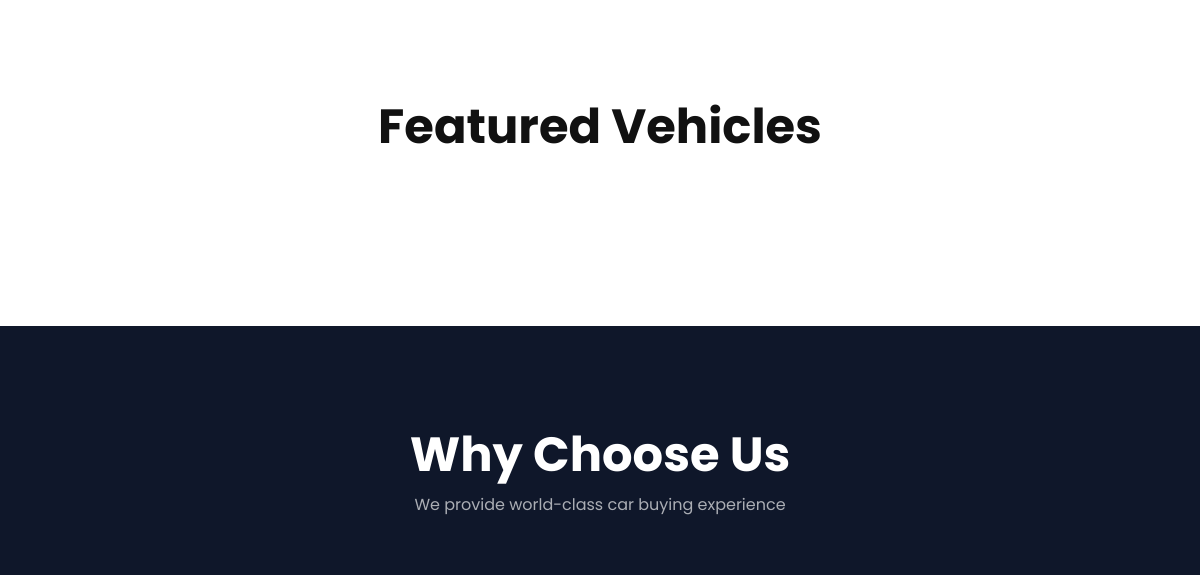
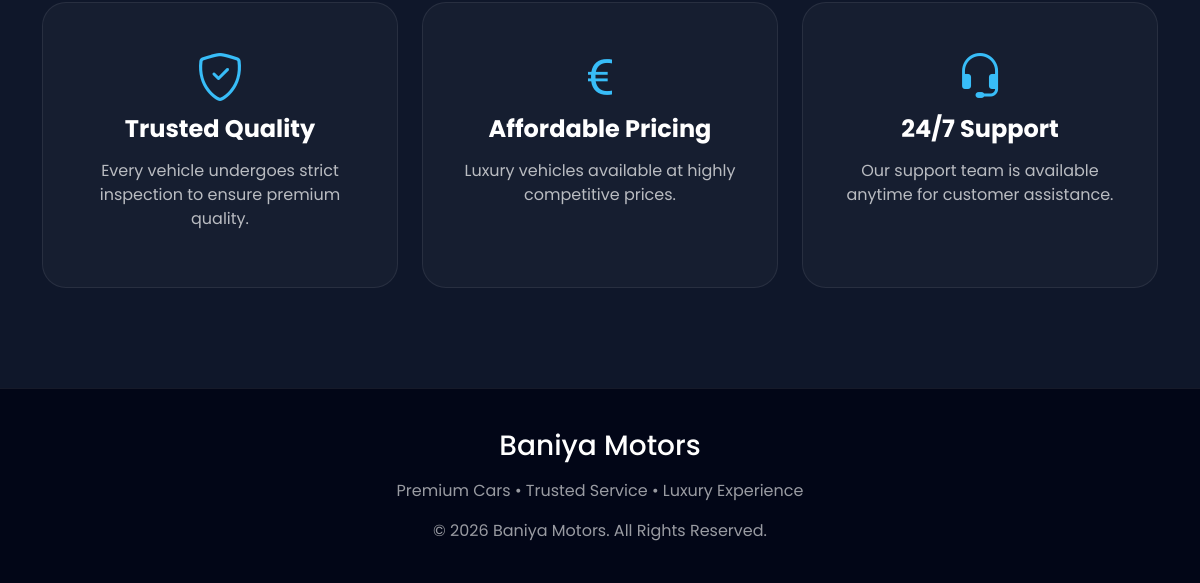
The app's page / (lower part), older data (2 pictures, top to bottom).
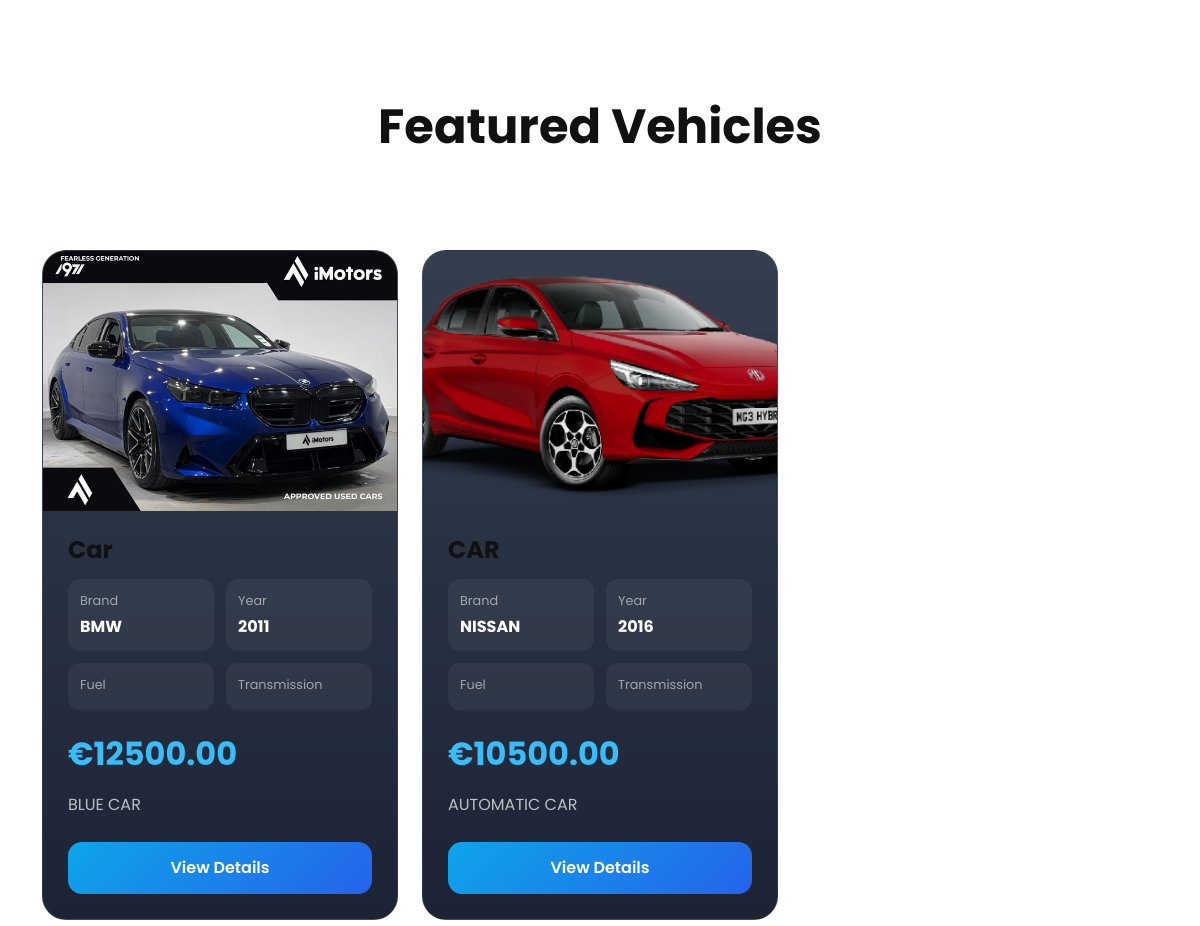
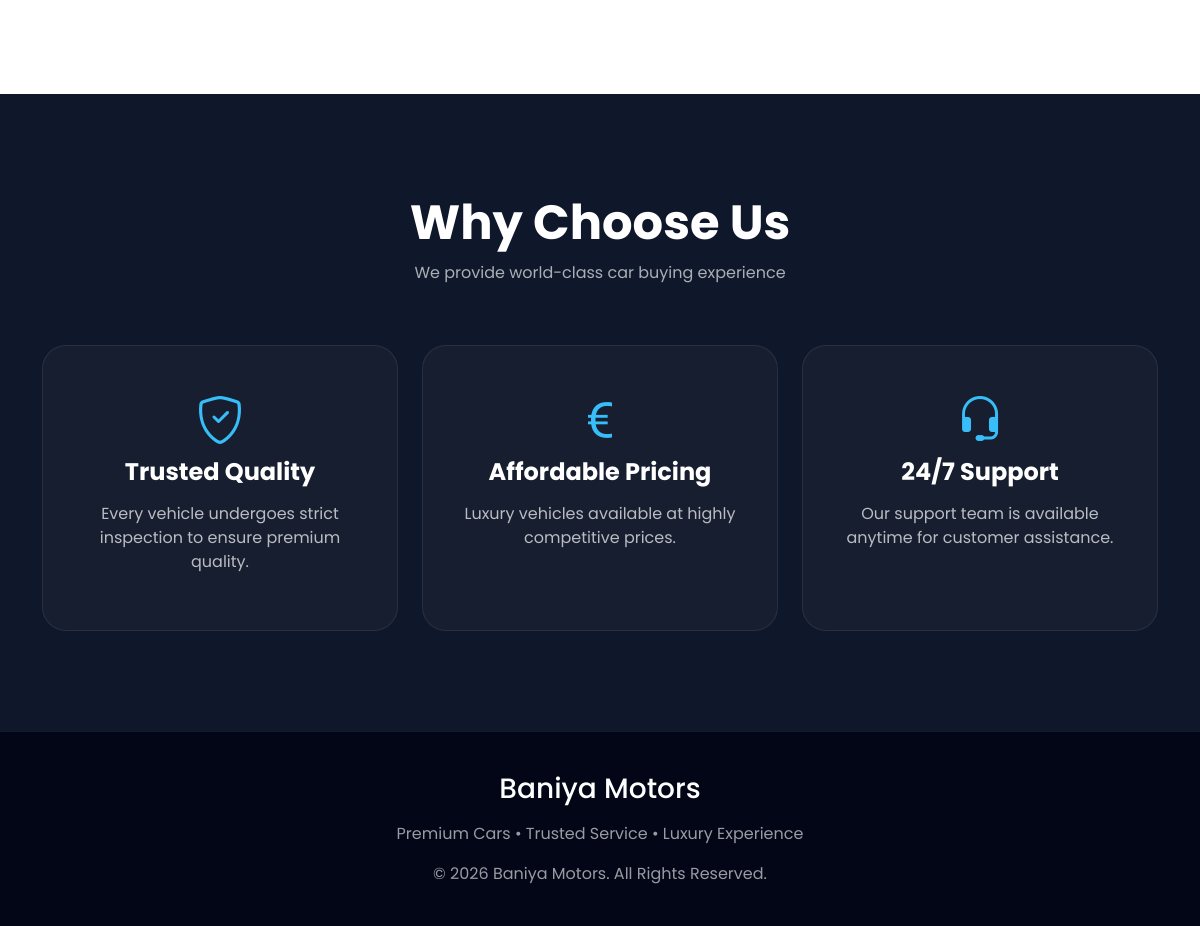
The same page, newer data (2 pictures, top to bottom).
### cars/models.py (models this page shows, shortened)
class Car(models.Model):
    title = models.CharField(max_length=200)
    brand = models.CharField(max_length=100)
    year = models.IntegerField()
    price = models.DecimalField(max_digits=10, decimal_places=2)
    description = models.TextField()
    image = models.ImageField(upload_to='cars/')
    created_at = models.DateTimeField(auto_now_add=True)

### cars/views.py (the view)
# urls.py: path('', views.home, name='home'),
def home(request):
    cars = Car.objects.all().order_by('-created_at')
    return render(request, 'index.html', {'cars': cars})

### templates/index.html (shortened to what this page needs)
{% load static %}
<!DOCTYPE html>
<html lang="en">
<head>
    <link href="https://cdn.jsdelivr.net/npm/bootstrap@5.3.3/dist/css/bootstrap.min.css" rel="stylesheet">
    <link rel="stylesheet" href="https://cdn.jsdelivr.net/npm/bootstrap-icons@1.11.3/font/bootstrap-icons.min.css">
</head>
<body>
<section class="cars-section" id="cars">
    <div class="container">
        <div class="section-title">
            <h2>Featured Vehicles</h2>
            <p>Explore our premium collection of luxury cars</p>
        </div>
        <div class="row g-4">
            {% for car in cars %}
            <div class="col-lg-4 col-md-6">
                <div class="car-card">
                    <div class="car-image">
                        <img src="{{ car.image.url }}" alt="{{ car.title }}">
                    </div>
                    <div class="car-content">
                        <h3>{{ car.title }}</h3>
                        <div class="car-meta">
                            <div class="meta-item">
                                <span>Brand</span>
                                <strong>{{ car.brand }}</strong>
                            </div>
                            <div class="meta-item">
                                <span>Year</span>
                                <strong>{{ car.year }}</strong>
                            </div>
                            <div class="meta-item">
                                <span>Fuel</span>
                            </div>
                            <div class="meta-item">
                                <span>Transmission</span>
                            </div>
                        </div>
                        <div class="price">
                            €{{ car.price }}
                        </div>
                        <p class="description">
                            {{ car.description|truncatewords:18 }}
                        </p>
                        <a href="{% url 'car_detail' car.id %}" class="btn card-btn">
                            View Details
                        </a>
                    </div>
                </div>
            </div>
            {% endfor %}
        </div>
    </div>
</section>
<section class="features" id="features">
    <div class="container">
        <div class="section-title">
            <h2>Why Choose Us</h2>
            <p>We provide world-class car buying experience</p>
        </div>
        <div class="row g-4">
            <div class="col-lg-4">
                <div class="feature-box">
                    <i class="bi bi-shield-check"></i>
                    <h4>Trusted Quality</h4>
                    <p>
                        Every vehicle undergoes strict inspection to ensure premium quality.
                    </p>
                </div>
            </div>
            <div class="col-lg-4">
                <div class="feature-box">
                    <i class="bi bi-currency-euro"></i>
                    <h4>Affordable Pricing</h4>
                    <p>
                        Luxury vehicles available at highly competitive prices.
                    </p>
                </div>
            </div>
            <div class="col-lg-4">
                <div class="feature-box">
                    <i class="bi bi-headset"></i>
                    <h4>24/7 Support</h4>
                    <p>
                        Our support team is available anytime for customer assistance.
                    </p>
                </div>
            </div>
        </div>
    </div>
</section>
<footer>
    <div class="container text-center">
        <h3 class="mb-3">Baniya Motors</h3>
        <p class="footer-text">
            Premium Cars • Trusted Service • Luxury Experience
        </p>
        <p class="footer-text mb-0">
            © 2026 Baniya Motors. All Rights Reserved.
        </p>
    </div>
</footer>
</body>
</html>

### templates/index.html (style rules this page uses)
* { margin: 0; padding: 0; box-sizing: border-box; }
body { font-family: 'Poppins', sans-serif; background: #dcdee2; color: white; overflow-x: hidden; }
.section-title { text-align: center; margin-bottom: 60px; }
.section-title h2 { font-size: 3rem; font-weight: 700; }
.section-title p { color: rgba(255,255,255,0.65); margin-top: 10px; }
.cars-section { padding: 100px 0; background: #ffffff; color: #111; }
.car-card { background: linear-gradient(180deg, rgba(30,41,59,0.9), rgba(15,23,42,0.95)); border-radius: 24px; overflow: hidden; border: 1px solid rgba(255,255,255,0.08); transition: 0.4s ease; height: 100%; position: relative; }
.car-image { height: 260px; overflow: hidden; }
.car-image img { width: 100%; height: 100%; object-fit: cover; transition: 0.5s; }
.car-content { padding: 25px; }
.car-content h3 { font-size: 1.5rem; font-weight: 700; margin-bottom: 15px; }
.car-meta { display: grid; grid-template-columns: repeat(2, 1fr); gap: 12px; margin-bottom: 20px; }
.meta-item { background: rgba(255,255,255,0.05); border-radius: 12px; padding: 12px; }
.meta-item span { display: block; font-size: 0.8rem; color: rgba(255,255,255,0.55); margin-bottom: 4px; }
.meta-item strong { color: white; }
.price { font-size: 2rem; font-weight: 700; color: #38bdf8; margin-bottom: 15px; }
.description { color: rgba(255,255,255,0.7); margin-bottom: 25px; }
.card-btn { width: 100%; background: linear-gradient(135deg, #0ea5e9, #2563eb); border: none; color: white; padding: 14px; border-radius: 14px; font-weight: 600; transition: 0.3s; }
.features { padding: 100px 0; background: #0f172a; }
.feature-box { text-align: center; padding: 40px 30px; border-radius: 24px; background: rgba(255,255,255,0.03); border: 1px solid rgba(255,255,255,0.08); transition: 0.3s; height: 100%; }
.feature-box i { font-size: 3rem; color: #38bdf8; margin-bottom: 20px; }
.feature-box h4 { font-weight: 700; margin-bottom: 15px; }
.feature-box p { color: rgba(255,255,255,0.7); }
footer { background: #020617; padding: 40px 0; border-top: 1px solid rgba(255,255,255,0.08); }
.footer-text { color: rgba(255,255,255,0.6); }

Row changes from the older to the newer data that the page shows:
added Car: image (picture), title "Car", brand "BMW", year "2011", price "12500.00", description "BLUE CAR"
added Car: image (picture), title "CAR", brand "NISSAN", year "2016", price "10500.00", description "AUTOMATIC CAR"
